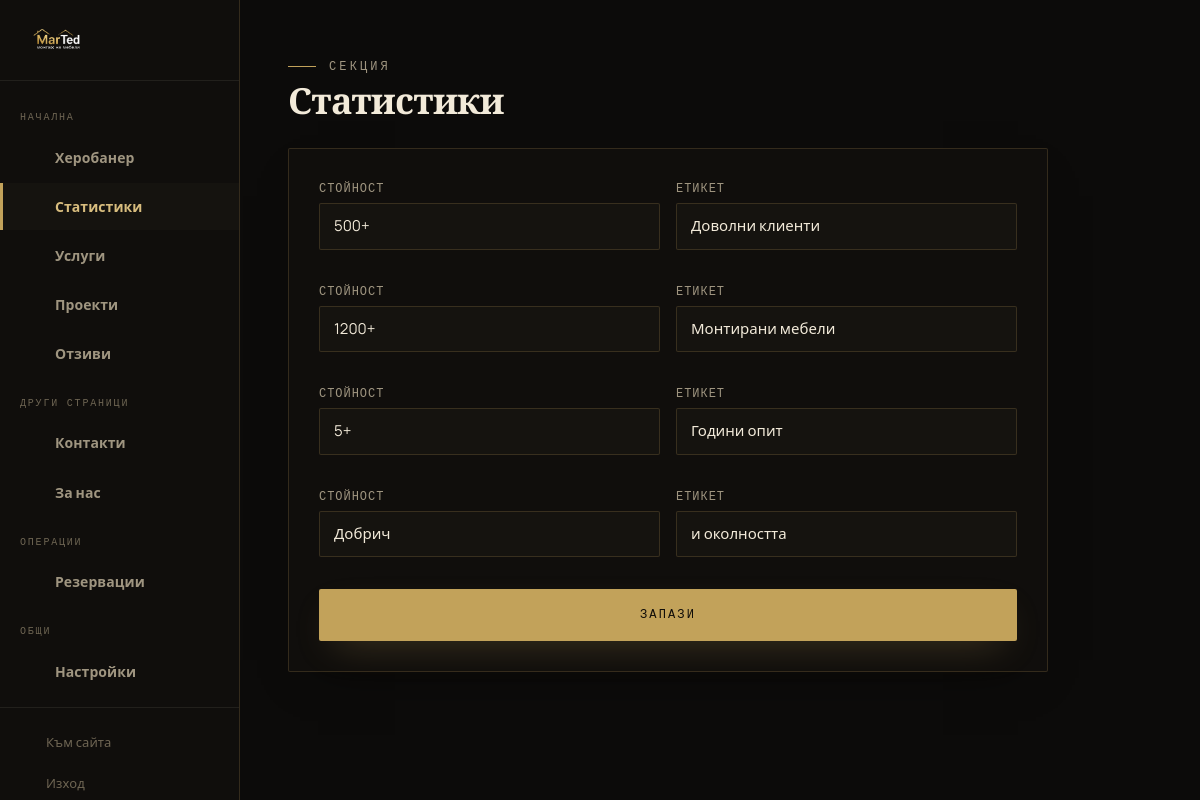
Screenshot of /admin/section.php?edit=stats (signed in) with the database file from the repository.
### tables this page shows
CREATE TABLE IF NOT EXISTS stats (
  id INT AUTO_INCREMENT PRIMARY KEY, svalue VARCHAR(120), slabel VARCHAR(160), sort_order INT DEFAULT 0
);

### inc/functions.php (called while the page is built, shortened)
<?php
require_once __DIR__ . '/db.php';
function e($s) { return htmlspecialchars((string)$s, ENT_QUOTES, 'UTF-8'); }

### inc/db.php (called while the page is built, shortened)
<?php
function config() { static $c; if ($c === null) $c = require __DIR__ . '/config.php'; return $c; }
function db() {
    static $pdo = null;
    if ($pdo !== null) return $pdo;
    $cfg = config()['db'];
    if ($cfg['driver'] === 'sqlite') {
        $path = $cfg['sqlite_path'];
        $dir = dirname($path);
        if (!is_dir($dir)) @mkdir($dir, 0775, true);
        $pdo = new PDO('sqlite:' . $path);
        $pdo->exec('PRAGMA journal_mode=WAL; PRAGMA foreign_keys=ON;');
    } else {
        $m = $cfg['mysql'];
        $dsn = "mysql:host={$m['host']};dbname={$m['name']};charset={$m['charset']}";
        $pdo = new PDO($dsn, $m['user'], $m['pass'], [
            PDO::ATTR_ERRMODE => PDO::ERRMODE_EXCEPTION,
            PDO::ATTR_DEFAULT_FETCH_MODE => PDO::FETCH_ASSOC,
        ]);
        return $pdo;
    }
    $pdo->setAttribute(PDO::ATTR_ERRMODE, PDO::ERRMODE_EXCEPTION);
    $pdo->setAttribute(PDO::ATTR_DEFAULT_FETCH_MODE, PDO::FETCH_ASSOC);
    return $pdo;
}

### admin/section.php (the view, shortened to what this page needs)
<?php
require_once __DIR__ . '/../inc/functions.php';
require_once __DIR__ . '/../inc/icons.php';
$edit = $_GET['edit'] ?? 'hero';
$stats = db()->query("SELECT * FROM stats ORDER BY sort_order ASC, id ASC")->fetchAll();
$titles = ['hero'=>'Херобанер','stats'=>'Статистики','contact'=>'Контакти','about'=>'За нас','brand'=>'Настройки'];
require __DIR__ . '/../inc/admin-header.php';
?>
<div class="adminTop"><div><span class="eyebrow eyebrow-line">Секция</span><h1><?= e($titles[$edit]) ?></h1></div></div>
<?php if ($edit === 'hero'): ?>
<form method="POST" enctype="multipart/form-data" class="adminForm">
  <input type="hidden" name="section" value="hero">
  <div><label>Заглавие</label><input name="home_hero_title" value="<?= e(content('home_hero_title')) ?>"></div>
  <div><label>Подзаглавие (текст)</label><textarea name="home_hero_lead" rows="3"><?= e(content('home_hero_lead')) ?></textarea></div>
  <div><label>Снимка на херобанера</label>
    <?php $heroImg = content('home_hero_image', '/assets/media/hero-kitchen.jpg'); ?>
    <?php if ($heroImg): ?><img src="<?= e($heroImg) ?>" style="max-height:100px;border-radius:4px;margin-bottom:8px"><?php endif; ?>
    <input type="hidden" name="hero_image_existing" value="<?= e($heroImg) ?>">
    <input type="file" name="hero_image_file" accept="image/*">
  </div>
  <button class="btn btn-primary btn-block" type="submit">Запази</button>
</form>
<?php elseif ($edit === 'stats'): ?>
<form method="POST" class="adminForm">
  <?php foreach ($stats as $st): ?>
  <div class="formRow" style="margin-bottom:12px"><div><label>Стойност</label><input name="stat_values[]" value="<?= e($st['svalue']) ?>"></div><div><label>Етикет</label><input name="stat_labels[]" value="<?= e($st['slabel']) ?>"></div></div>
  <?php endforeach; ?>
  <button class="btn btn-primary btn-block" type="submit">Запази</button>
</form>
<?php endif; ?>
<?php require __DIR__ . '/../inc/admin-footer.php'; ?>

### assets/css/style.css (style rules this page uses)
:root { --font-serif:'Spectral', Georgia, serif;--font-sans:'Manrope', system-ui, sans-serif;--font-mono:'JetBrains Mono', monospace; --bg:#0c0b0a; --bg-2:#100e0c; --bg-3:#15130f; --bg-4:#1b1813; --ink:#f2ead9; --ink-2:#e4dcc9; --muted:#9f9580; --muted-2:#6e6553; --line:rgba(194,162,90,.20); --line-soft:rgba(242,234,217,.08); --line-strong:rgba(194,162,90,.40); --accent:#c2a25a; --accent-2:#d8bd7e; --accent-3:#a07f3a; --accent-soft:rgba(194,162,90,.10); --night:#070605; --container:1240px; --gutter:clamp(20px,5vw,64px); --radius:2px; --shadow:0 30px 80px -36px rgba(0,0,0,.85); --shadow-soft:0 18px 50px -30px rgba(0,0,0,.75); --shadow-gold:0 14px 38px -16px rgba(194,162,90,.40); }
* { box-sizing:border-box }
html { scroll-behavior:smooth;-webkit-text-size-adjust:100% }
body { margin:0;color:var(--ink);background:var(--bg) radial-gradient(150% 130% at 50% -12%,rgba(255,255,255,.024),transparent 55%);font-family:var(--font-sans);font-size:16px;line-height:1.65;letter-spacing:.005em;-webkit-font-smoothing:antialiased;text-rendering:optimizeLegibility;overflow-x:hidden }
button,input,textarea,select { font:inherit;color:inherit }
.eyebrow,.kicker { font-family:var(--font-mono);font-size:12px;font-weight:500;letter-spacing:.26em;text-transform:uppercase;color:var(--muted) }
h1,h2,h3,h4 { font-family:var(--font-serif);font-weight:600;letter-spacing:-.02em;line-height:1.05;margin:0;color:var(--ink) }
.btn { display:inline-flex;align-items:center;gap:12px;min-height:52px;padding:0 30px;border:1px solid transparent;border-radius:var(--radius);font-family:var(--font-mono);font-size:12px;font-weight:500;letter-spacing:.18em;text-transform:uppercase;cursor:pointer;transition:transform .28s ease,background .28s ease,color .28s ease,border-color .28s ease,box-shadow .28s ease }
.btn-primary { background:var(--accent);color:#100d08;box-shadow:var(--shadow-gold) }
.btn-block { width:100%;justify-content:center }
.eyebrow-line { display:inline-flex;align-items:center;gap:13px }
.eyebrow-line::before { content:'';width:28px;height:1px;background:var(--accent) }
.adminTop { display:flex;flex-wrap:wrap;justify-content:space-between;gap:18px;align-items:end;margin-bottom:32px }
.adminTop h1 { font-size:clamp(26px,3.4vw,42px);margin-top:8px }

### assets/css/admin.css (style rules this page uses)
.adminBody { background:var(--bg);color:var(--ink);font-family:var(--font-sans) }
.adminTop { display:flex;justify-content:space-between;align-items:center;margin-bottom:28px;flex-wrap:wrap;gap:14px }
.adminTop h1 { font-size:clamp(24px,3vw,36px);margin-top:6px }
.adminForm { display:grid;gap:20px;background:var(--bg-2);border:1px solid var(--line);border-radius:var(--radius);padding:30px;max-width:760px;box-shadow:var(--shadow-soft) }
.adminForm input,.adminForm textarea,.adminForm select { background:var(--bg-3);border:1px solid var(--line);border-radius:var(--radius);padding:10px 14px;color:var(--ink);font-size:15px;width:100%;box-sizing:border-box }
.adminForm label { font-family:var(--font-mono);font-size:12px;letter-spacing:.08em;text-transform:uppercase;color:var(--muted);margin-bottom:4px;display:block }
.formRow { display:grid;grid-template-columns:1fr 1fr;gap:16px }
.btn-block { width:100%;justify-content:center }

### rows the page displays
stats: svalue "500+", slabel "Доволни клиенти"
stats: svalue "1200+", slabel "Монтирани мебели"
stats: svalue "5+", slabel "Години опит"
stats: svalue "Добрич", slabel "и околността"

### other values shown
$groupLabel "НАЧАЛНА"
$item['label'] "Херобанер"
$item['label'] "Статистики"
$item['label'] "Услуги"
$item['label'] "Проекти"
$item['label'] "Отзиви"
$groupLabel "ДРУГИ СТРАНИЦИ"
$item['label'] "Контакти"
$item['label'] "За нас"
$groupLabel "ОПЕРАЦИИ"
$item['label'] "Резервации"
$groupLabel "ОБЩИ"
$item['label'] "Настройки"
$titles[$edit] "Статистики"
